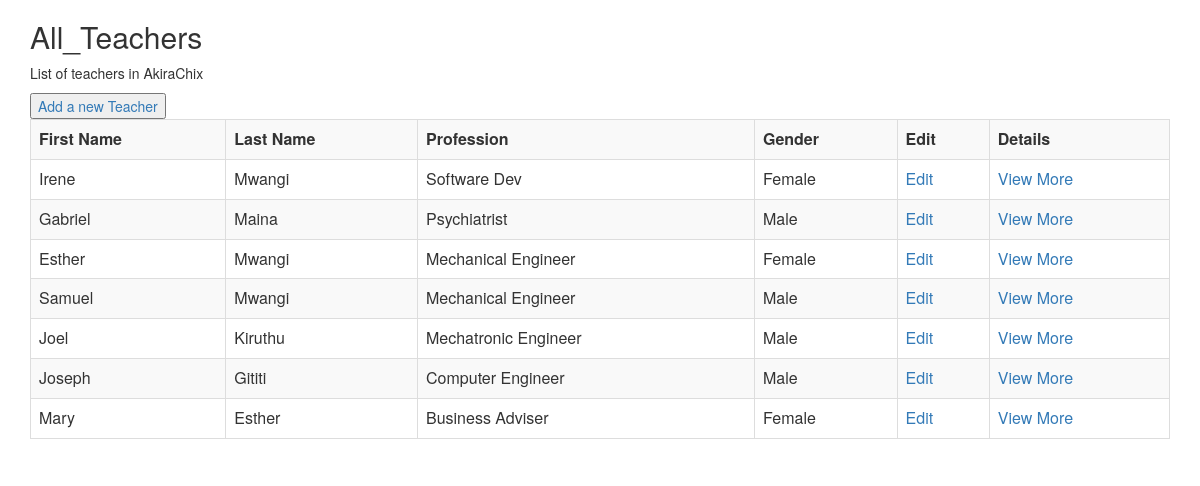
Page /teacher/list/ on the committed database.
### teacher/models.py (models this page shows, shortened)
class Teacher(models.Model):
	first_name = models.CharField(max_length = 50)
	last_name = models.CharField(max_length = 50)
	date_of_birth = models.DateField()
	gender = models.CharField(max_length = 20)
	registration_number = models.CharField(max_length = 20)
	emails = models.EmailField(max_length = 70)
	phone_number = models.CharField(max_length = 20)
	date_joined = models.DateField()
	profession = models.CharField(max_length = 20,null = True)
	id_number = models.SmallIntegerField(null = True)

### teacher/views.py (the view)
# urls.py: path("list/",list_teachers,name="list_teachers"),
def list_teachers(request):
	teachers = Teacher.objects.all()
	return render (request,"all_teachers.html",{"teachers":teachers})

### teacher/templates/all_teachers.html (shortened to what this page needs)
<!DOCTYPE>
<html lang="en">
<head>
  <link rel="stylesheet" href="https://maxcdn.bootstrapcdn.com/bootstrap/3.4.0/css/bootstrap.min.css">
</head>
<body>
<div class="container">
  <h2>All_Teachers</h2>
  <p>List of teachers in AkiraChix</p>
<table class="table table-striped table-bordered">
	<button><a href="/teacher/add/">Add a new Teacher</a></button>
	<tr>
		<th>First Name</th>
		<th>Last Name</th>
		<th>Profession</th>
		<th>Gender</th>
		<th>Edit</th>
		<th>Details</th>
	</tr>
	{% for teacher in teachers %}
	<tr>
		<td>{{teacher.first_name}}</td>
		<td>{{teacher.last_name}}</td>
		<td>{{teacher.profession}}</td>
		<td>{{teacher.gender}}</td>
		<td><a href="/teacher/edit/{{teacher.pk}}/">Edit</a></td>
		<td><a href="/teacher/view/{{teacher.pk}}/">View More</a></td>
	</tr>
	{% endfor %}
</table>
</div>
</body>
</html>

### rows in the picture
Teacher: first_name "Irene", last_name "Mwangi", profession "Software Dev", gender "Female"
Teacher: first_name "Gabriel", last_name "Maina", profession "Psychiatrist", gender "Male"
Teacher: first_name "Esther", last_name "Mwangi", profession "Mechanical Engineer", gender "Female"
Teacher: first_name "Samuel", last_name "Mwangi", profession "Mechanical Engineer", gender "Male"
Teacher: first_name "Joel", last_name "Kiruthu", profession "Mechatronic Engineer", gender "Male"
Teacher: first_name "Joseph", last_name "Gititi", profession "Computer Engineer", gender "Male"
Teacher: first_name "Mary", last_name "Esther", profession "Business Adviser", gender "Female"
